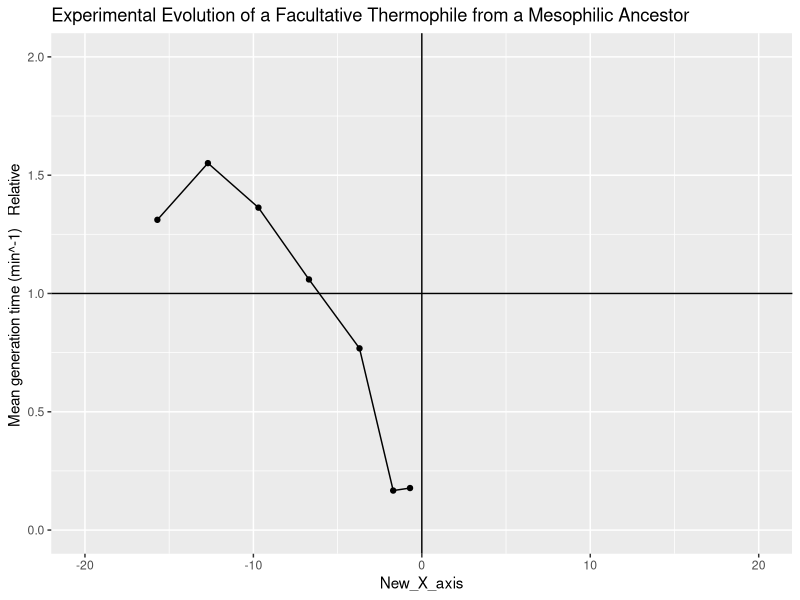

This chart was generated by the following R code: (Note: this script raises an error after producing the figure.)
library(ggplot2)
library(reshape)
library(dplyr)
library(ggpubr)



df<-read.table(file="../../1_data/1_data_multipoint_assay/Blaby_et_al_2012.txt",header= TRUE,sep = " ")

df0 <- df%>% slice(3:16)
df0$New_X_axis=df0$Assay_temperature-49.7 
Selection_line <- df0 %>%
  filter(Control_or_selection_line== "EVG1064 49.7 degree")

Control_line<- df0 %>%
  filter(Control_or_selection_line== "MG1655")


df0 <- left_join(Selection_line,Control_line, by = "New_X_axis", suffix = c("_s", "_c")) %>%
  mutate(Relative_mean = Mean_sex_not_considered_s/Mean_sex_not_considered_c)

a<- ggplot(df0, aes(x=New_X_axis, y=Relative_mean,fill= )) +
  geom_line() +geom_point()+
  ggtitle("Experimental Evolution of a Facultative Thermophile from a Mesophilic Ancestor") +
  ylab("Mean generation time (min^-1)   Relative ")+ geom_hline(yintercept=1)+ylim(0,2)+xlim(-20, 20)+geom_vline(xintercept=0)
  #geom_errorbar(aes(ymin=Mean_sex_not_considered-standard_deviation, ymax=Mean_sex_not_considered+standard_deviation), width=.2,)
#              position=position_dodge(.9) +geom_point()

print(a)


Sel_temp<-df0$Selection_temperature_s
New_X_axis<-df0$New_X_axis
Rel_fitness<-df0$Relative_mean
CI<-df0$Confidence_interval._s
Paper_id<-replicate(7,"Blaby_1")
Replicate<-df0$Replicate_s
Data_frame_Blaby_1<-cbind(Paper_id,Sel_temp,New_X_axis,Rel_fitness,CI,Replicate)
write.table(Data_frame_Blaby_1,file = "../../1_data/1_data_multipoint_assay/Combined_graph_dataframes/Data_frame_Blaby_1.txt",sep = " ")
################################################################################################################


df1 <- df%>% slice(22:35)
df1$New_X_axis=df1$Assay_temperature-49.7 

Selection_line <- df1 %>%
  filter(Control_or_selection_line== "EVG1064 49.7 degree")

Control_line<- df1 %>%
  filter(Control_or_selection_line== "MG1655")


df1 <- left_join(Selection_line,Control_line, by = "New_X_axis", suffix = c("_s", "_c")) %>%
  mutate(Relative_mean = Mean_sex_not_considered_s/Mean_sex_not_considered_c)


b<- ggplot(df1, aes(x=New_X_axis, y=Relative_mean,fill= )) +
  geom_line() +geom_point()+
  ggtitle("Experimental Evolution of a Facultative Thermophile from a Mesophilic Ancestor") +
  ylab("Optical density OD 600    standard deviation shown")+ geom_hline(yintercept=1)+ylim(0,25)+xlim(-20, 20)+geom_vline(xintercept=0)
  #geom_errorbar(aes(ymin=Mean_sex_not_considered-standard_deviation, ymax=Mean_sex_not_considered+standard_deviation), width=.2,)
#              position=position_dodge(.9) +geom_point()
print(b)



Sel_temp<-df0$Selection_temperature_s
New_X_axis<-df0$New_X_axis
Rel_fitness<-df0$Relative_mean
CI<-df0$Confidence_interval._s
Paper_id<-replicate(7,"Blaby_2")
Replicate<-df0$Replicate_s
Data_frame_Blaby_2<-cbind(Paper_id,Sel_temp,New_X_axis,Rel_fitness,CI,Replicate)
write.table(Data_frame_Blaby_2,file = "../../1_data/1_data_multipoint_assay/Combined_graph_dataframes/Data_frame_Blaby_2.txt",sep = " ")

########################################################################################################################
#df2 <- df%>% slice(39:54)


#c<- ggplot(df2, aes(x=Assay_temperature, y=Mean_sex_not_considered,fill= )) +
 # geom_line(aes(group=Control_or_selection_line, color=Control_or_selection_line)) +geom_point(aes(color=Control_or_selection_line))+
  #ggtitle("Experimental Evolution of a Facultative Thermophile from a Mesophilic Ancestor") +
  #ylab("Mean generation time (min^-1)  standard deviation shown" )+
  #geom_errorbar(aes(ymin=Mean_sex_not_considered-standard_deviation, ymax=Mean_sex_not_considered+standard_deviation), width=.2,)
#              position=position_dodge(.9) +geom_point()         

#print(c)
